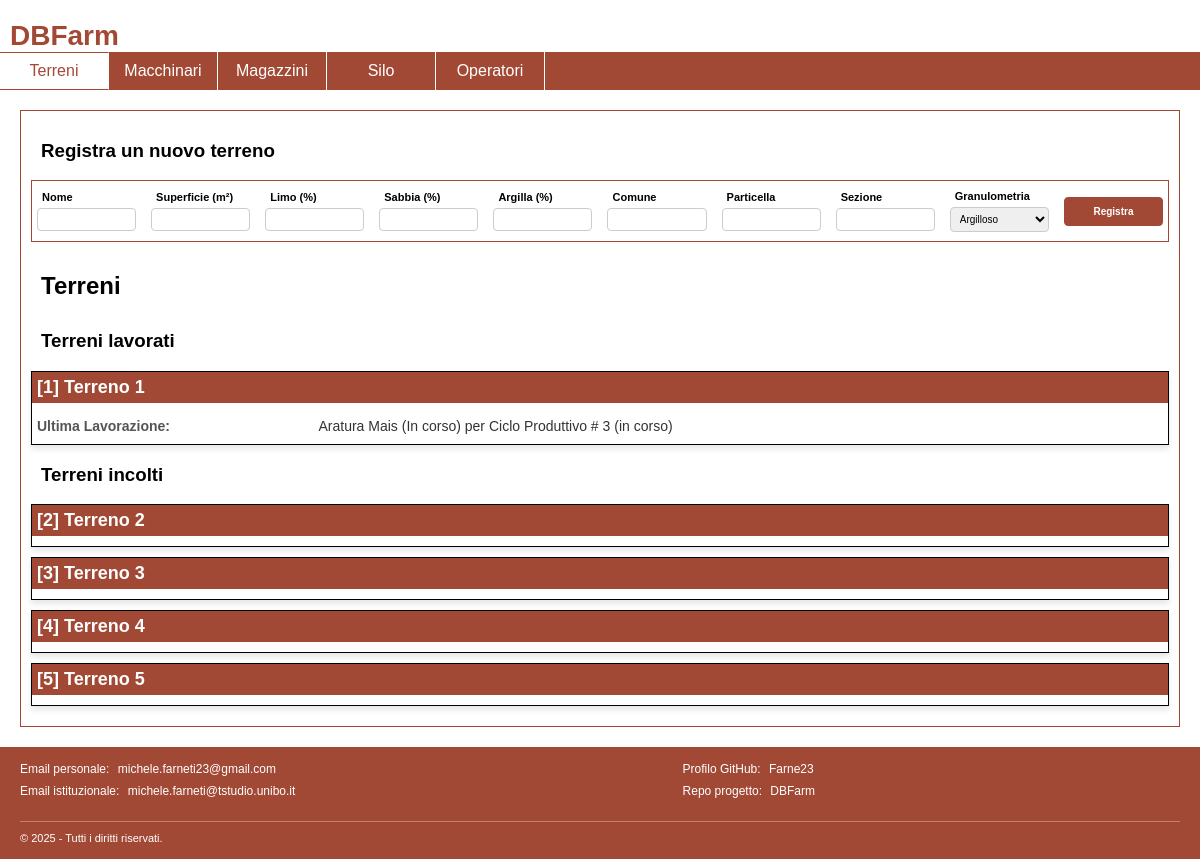
/terreni.php, run on an earlier commit of the app's database.
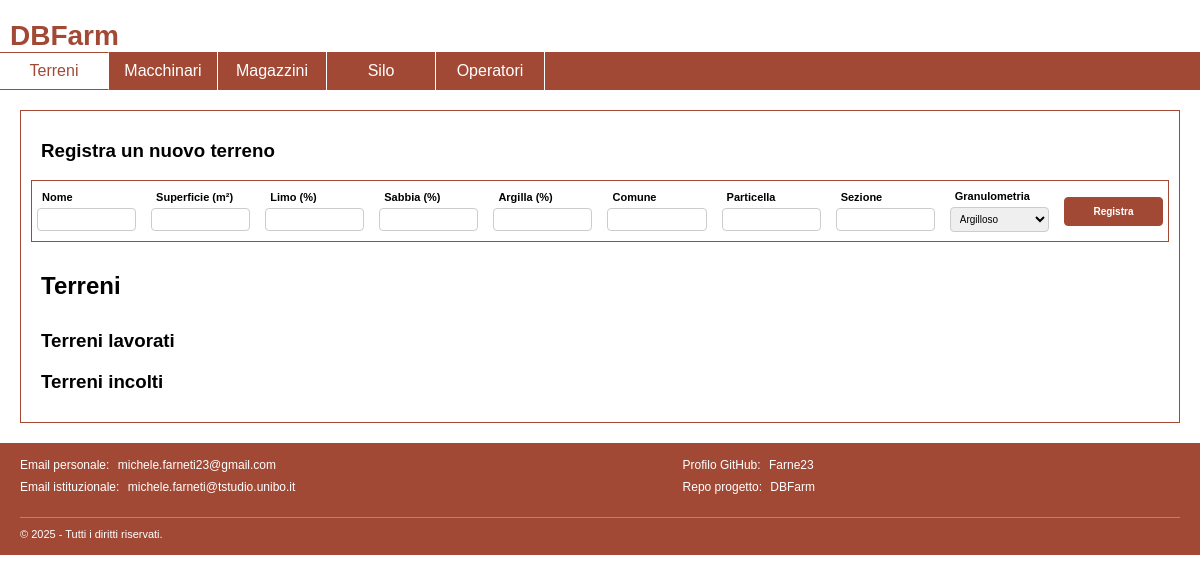
And on a later commit of the database.
### tables this page shows
CREATE TABLE terreni (
    idTerreno INT AUTO_INCREMENT PRIMARY KEY,
    nome VARCHAR(255) UNIQUE,
    superficie DECIMAL(10,2) NOT NULL,
    perc_limo DECIMAL(5,2) NOT NULL,
    perc_sabbia DECIMAL(5,2) NOT NULL,
    perc_argilla DECIMAL(5,2) NOT NULL,
    granulometria VARCHAR(255) NOT NULL,
    idCicloProduttivo INT ,
    numero_lavorazione INT,
    FOREIGN KEY (granulometria) REFERENCES granulometrie(nome_granulometria)
);

CREATE TABLE lavorazioni (
    idCicloProduttivo INT NOT NULL,
    numero_lavorazione INT NOT NULL,
    categoria VARCHAR(255) NOT NULL,
    data_inizio DATE NOT NULL,
    data_fine DATE,
    PRIMARY KEY (idCicloProduttivo, numero_lavorazione),
    FOREIGN KEY (idCicloProduttivo) REFERENCES cicli_produttivi(idCicloProduttivo),
    FOREIGN KEY (categoria) REFERENCES categorie_lavorazioni(nome_categoria)
);

CREATE TABLE cicli_produttivi (
    idCicloProduttivo INT AUTO_INCREMENT PRIMARY KEY,
    idTerreno INT NOT NULL,
    coltura_coltivata VARCHAR(255) NOT NULL,
    data_inizio DATE NOT NULL,
    data_fine DATE,
    bilancio DECIMAL(10,2) NOT NULL,
    proprietario VARCHAR(255),
    costo DECIMAL(10,2),
    FOREIGN KEY (idTerreno) REFERENCES terreni(idTerreno),
    FOREIGN KEY (coltura_coltivata) REFERENCES colture(nome_coltura)
);

### terreni.php (called while the page is built, shortened)
<?php
require_once 'bootstrap.php';
require 'template/base.php';
?>

### database/database.php (called while the page is built, shortened)
<?php
class DatabaseHelper
{
    private $db;
    public function __construct($servername, $username, $password, $dbname, $port)
    {
        $this->db = new mysqli($servername, $username, $password, $dbname, $port);
    }
    public function getListaTerreniLavorati()
    {
        $stmt = $this->db->prepare("SELECT
            terreni.idTerreno,
            terreni.nome,
            lavorazioni.categoria,
            cicli_produttivi.coltura_coltivata,
            lavorazioni.idCicloProduttivo,
            IF(lavorazioni.data_fine IS NULL, 'In corso', 'Completata') AS 'stato lavorazione',
            IF(cicli_produttivi.data_fine IS NULL, 'in corso', 'Completato') AS 'stato ciclo produttivo'
        FROM
            terreni
        INNER JOIN
            lavorazioni ON (terreni.idCicloProduttivo = lavorazioni.idCicloProduttivo AND terreni.numero_lavorazione = lavorazioni.numero_lavorazione)
        INNER JOIN
            cicli_produttivi ON lavorazioni.idCicloProduttivo = cicli_produttivi.idCicloProduttivo;");
        $stmt->execute();
        $result = $stmt->get_result();
        return $result->fetch_all(MYSQLI_ASSOC);
    }
    public function getListaTerreniIncolti()
    {
        $stmt = $this->db->prepare("SELECT
        terreni.nome,
        terreni.idTerreno
        FROM terreni
        WHERE terreni.idTerreno NOT IN(SELECT
            terreni.idTerreno
            FROM
            terreni
            INNER JOIN
            lavorazioni ON (terreni.idCicloProduttivo = lavorazioni.idCicloProduttivo AND terreni.numero_lavorazione = lavorazioni.numero_lavorazione)
            INNER JOIN
            cicli_produttivi ON lavorazioni.idCicloProduttivo = cicli_produttivi.idCicloProduttivo);");
        $stmt->execute();
        $result = $stmt->get_result();
        return $result->fetch_all(MYSQLI_ASSOC);
    }
}
?>

### bootstrap.php (called while the page is built, shortened)
<?php
require_once("database/database.php");
$dbh = new DatabaseHelper("localhost", "root", "", "DBFarm", 3306);
?>

### terreni-main.php (the view, shortened to what the changed rows need)
<?php
require_once 'bootstrap.php';
?>
<section>
    <h2>
        Terreni
    </h2>
</section>
<section id="terreniLavorati">
    <?php
        include 'api/lista-terreni.php';
    ?>
</section>

### api/lista-terreni.php (shortened to what the changed rows need)
<?php
if (file_exists('../bootstrap.php')) {
    require_once '../bootstrap.php';
} else {
    require_once 'bootstrap.php';
}
$terreniLavorati = $dbh->getListaTerreniLavorati();
$terreniIncolti = $dbh->getListaTerreniIncolti();
?>
<ul class="terreni-list">
    <?php foreach ($terreniLavorati as $terreno): ?>
        <li onclick="location.href='dettagli-terreno.php?id=<?= htmlspecialchars($terreno['idTerreno']) ?>'">
            <div class="terreno-header orange-on-white">
                <strong>[<?= htmlspecialchars($terreno['idTerreno']) ?>] <?= htmlspecialchars($terreno['nome']) ?></strong>
            </div>
            <div class="terreno-details">
                <span>Ultima Lavorazione:</span>
                <?= htmlspecialchars($terreno['categoria']) ?>
                <?= htmlspecialchars($terreno['coltura_coltivata']) ?>
                (<?= htmlspecialchars($terreno['stato lavorazione']) ?>)
                per Ciclo Produttivo # <?= htmlspecialchars($terreno['idCicloProduttivo']) ?>
                (<?= htmlspecialchars($terreno['stato ciclo produttivo']) ?>)
            </div>
        </li>
    <?php endforeach; ?>
</ul>
<ul class="terreni-list">
    <?php foreach ($terreniIncolti as $terreno): ?>
        <li onclick="location.href='dettagli-terreno.php?id=<?= htmlspecialchars($terreno['idTerreno']) ?>'">
            <div class="terreno-header orange-on-white">
                <strong>[<?= htmlspecialchars($terreno['idTerreno']) ?>] <?= htmlspecialchars($terreno['nome']) ?></strong>
        </li>
    <?php endforeach; ?>
</ul>

What changed in the data, as far as the page shows it:
removed terreni: idTerreno "1", nome "Terreno 1", lavorazioni.categoria "Aratura", cicli_produttivi.coltura_coltivata "Mais", stato "In corso", lavorazioni.idCicloProduttivo "3", stato "in corso", shown under "Terreni lavorati"
removed terreni: idTerreno "2", nome "Terreno 2", shown under "Terreni incolti"
removed terreni: idTerreno "3", nome "Terreno 3", shown under "Terreni incolti"
removed terreni: idTerreno "4", nome "Terreno 4", shown under "Terreni incolti"
removed terreni: idTerreno "5", nome "Terreno 5", shown under "Terreni incolti"
